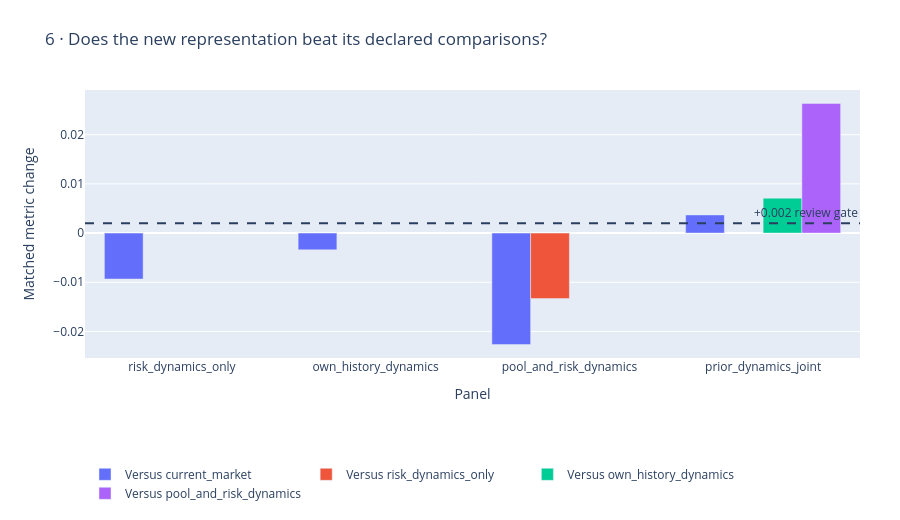

Notebook source saved alongside this figure:
### Markdown cell above
## Incremental value

A panel must beat its declared references, not merely the weakest model. Thresholds allocate further compute; no model is promoted.

### Code cell
figures[5].show()

### Figure 1 — Plotly figure (JSON) as saved in the notebook; plotly's stock layout.template omitted (floating-point values rounded to 4 significant figures)
{"data": [{"name": "Versus current_market", "type": "bar", "x": ["risk_dynamics_only", "own_history_dynamics", "pool_and_risk_dynamics", "prior_dynamics_joint"], "y": [-0.009349, -0.003409, -0.02268, 0.003694]}, {"name": "Versus risk_dynamics_only", "type": "bar", "x": ["risk_dynamics_only", "own_history_dynamics", "pool_and_risk_dynamics", "prior_dynamics_joint"], "y": [null, null, -0.01333, null]}, {"name": "Versus own_history_dynamics", "type": "bar", "x": ["risk_dynamics_only", "own_history_dynamics", "pool_and_risk_dynamics", "prior_dynamics_joint"], "y": [null, null, null, 0.007103]}, {"name": "Versus pool_and_risk_dynamics", "type": "bar", "x": ["risk_dynamics_only", "own_history_dynamics", "pool_and_risk_dynamics", "prior_dynamics_joint"], "y": [null, null, null, 0.02637]}], "layout": {"annotations": [{"showarrow": false, "text": "+0.002 review gate", "x": 1, "xanchor": "right", "xref": "x domain", "y": 0.002, "yanchor": "bottom", "yref": "y"}], "height": 520, "legend": {"orientation": "h", "y": -0.38}, "margin": {"b": 150, "l": 85, "r": 40, "t": 90}, "shapes": [{"line": {"dash": "dash"}, "type": "line", "x0": 0, "x1": 1, "xref": "x domain", "y0": 0.002, "y1": 0.002, "yref": "y"}], "title": {"text": "6 · Does the new representation beat its declared comparisons?"}, "xaxis": {"title": {"text": "Panel"}}, "yaxis": {"title": {"text": "Matched metric change"}}}}
